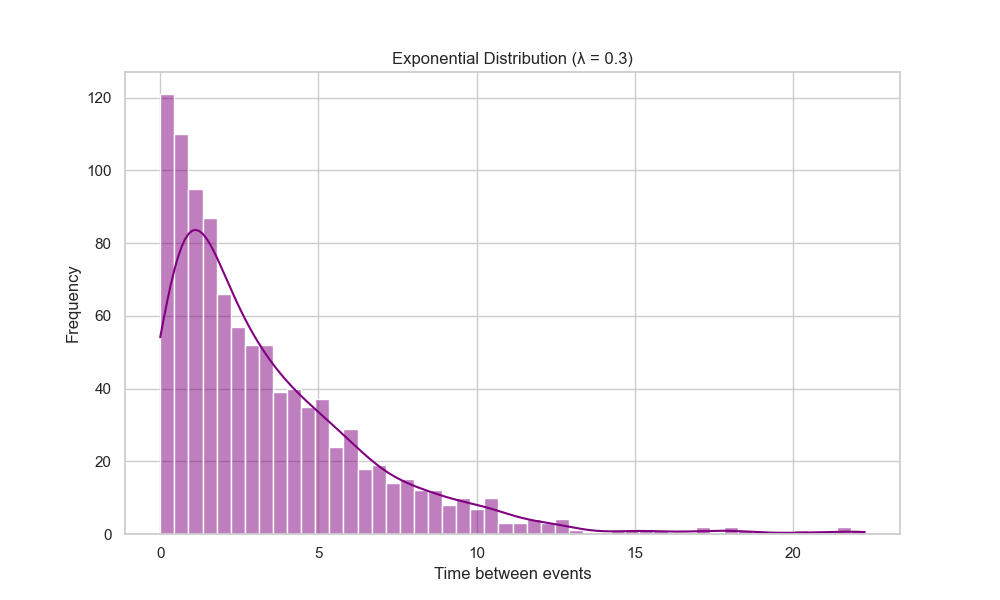

The Python source for this figure:
# Import necessary libraries
import numpy as np
import matplotlib.pyplot as plt
import seaborn as sns

# Set Seaborn style
sns.set(style="whitegrid")

# Parameters for the Exponential Distribution
lambda_rate = 0.3  # Rate parameter (1/mean time between events)
n_samples = 1000  # Number of samples to generate

# Generate exponential distribution data
exp_data = np.random.exponential(1/lambda_rate, n_samples)

# Plot the Exponential Distribution
plt.figure(figsize=(10, 6))
sns.histplot(exp_data, bins=50, kde=True, color='purple')
plt.title(f"Exponential Distribution (λ = {lambda_rate})")
plt.xlabel("Time between events")
plt.ylabel("Frequency")
plt.grid(True)
plt.show()

# Check total number of experiments to ensure correctness
print(f"Total number of experiments: {n_samples}")
print(f"Sum of frequencies: {len(exp_data)}")

# Interpretation:
"""
The Exponential Distribution models the time between independent events happening at a constant rate.
For example, it could represent the time between arrivals of buses at a station or the time between phone calls at a call center.

Explanation:
-Exponential Distribution: It models the waiting time between successive events in a Poisson process, like waiting for a bus or phone calls arriving at a call center.
-Lambda (λ): The rate parameter controls how quickly events happen. A smaller λ means longer waiting times, while a larger λ means shorter waiting times.

Practical Example:
-If you're working in a setting like network traffic management, where events like packet arrivals follow a Poisson process, 
the Exponential Distribution is used to model the time between incoming packets.
"""
